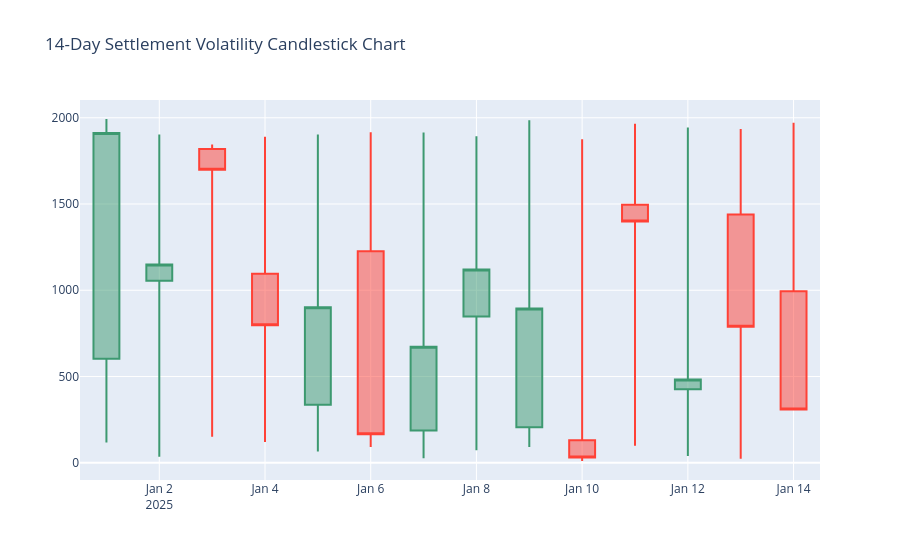

Notebook code cell kept with this figure:
### Markdown cell above
### 🔹 Financial Candlesticks: `go.Candlestick()`
- **What it does:** Demonstrates how to use `🔹 Financial Candlesticks: `go.Candlestick()`` in Python.
- **Syntax:** `daily_ohlc = df.set_index('transaction_date').resample('D')['transaction_amount'].agg(['first', 'max', 'min', 'last']).dropna().head(14)`
- **Key Note:** Test operations on a small sample of your dataset first (`df.head()` or `[:5]`) before running across all rows.

### Code cell
daily_ohlc = df.set_index('transaction_date').resample('D')['transaction_amount'].agg(['first', 'max', 'min', 'last']).dropna().head(14)

fig = go.Figure(data=[go.Candlestick(
    x=daily_ohlc.index,
    open=daily_ohlc['first'],
    high=daily_ohlc['max'],
    low=daily_ohlc['min'],
    close=daily_ohlc['last']
)])

fig.update_layout(title='14-Day Settlement Volatility Candlestick Chart', xaxis_rangeslider_visible=False)
fig.show()

### Figure 1 — Plotly figure (JSON) as saved in the notebook; plotly's stock layout.template omitted (floating-point values rounded to 4 significant figures)
{"data": [{"close": [1912.0, 1150.0, 1698.0, 797.2, 901.3, 165.0, 671.8, 1121.0, 894.8, 30.06, 1398.0, 483.0, 788.3, 308.1], "high": [1993.0, 1903.0, 1844.0, 1890.0, 1902.0, 1916.0, 1914.0, 1893.0, 1986.0, 1875.0, 1965.0, 1943.0, 1935.0, 1970.0], "low": [117.2, 34.82, 150.5, 119.8, 65.19, 91.9, 25.44, 72.57, 91.49, 10.08, 98.61, 39.11, 23.8, 308.1], "open": [603.6, 1055.0, 1819.0, 1095.0, 336.8, 1225.0, 186.7, 847.8, 205.2, 129.9, 1496.0, 425.4, 1440.0, 994.8], "type": "candlestick", "x": ["2025-01-01T00:00:00", "2025-01-02T00:00:00", "2025-01-03T00:00:00", "2025-01-04T00:00:00", "2025-01-05T00:00:00", "2025-01-06T00:00:00", "2025-01-07T00:00:00", "2025-01-08T00:00:00", "2025-01-09T00:00:00", "2025-01-10T00:00:00", "2025-01-11T00:00:00", "2025-01-12T00:00:00", "2025-01-13T00:00:00", "2025-01-14T00:00:00"]}], "layout": {"title": {"text": "14-Day Settlement Volatility Candlestick Chart"}, "xaxis": {"rangeslider": {"visible": false}}}}
